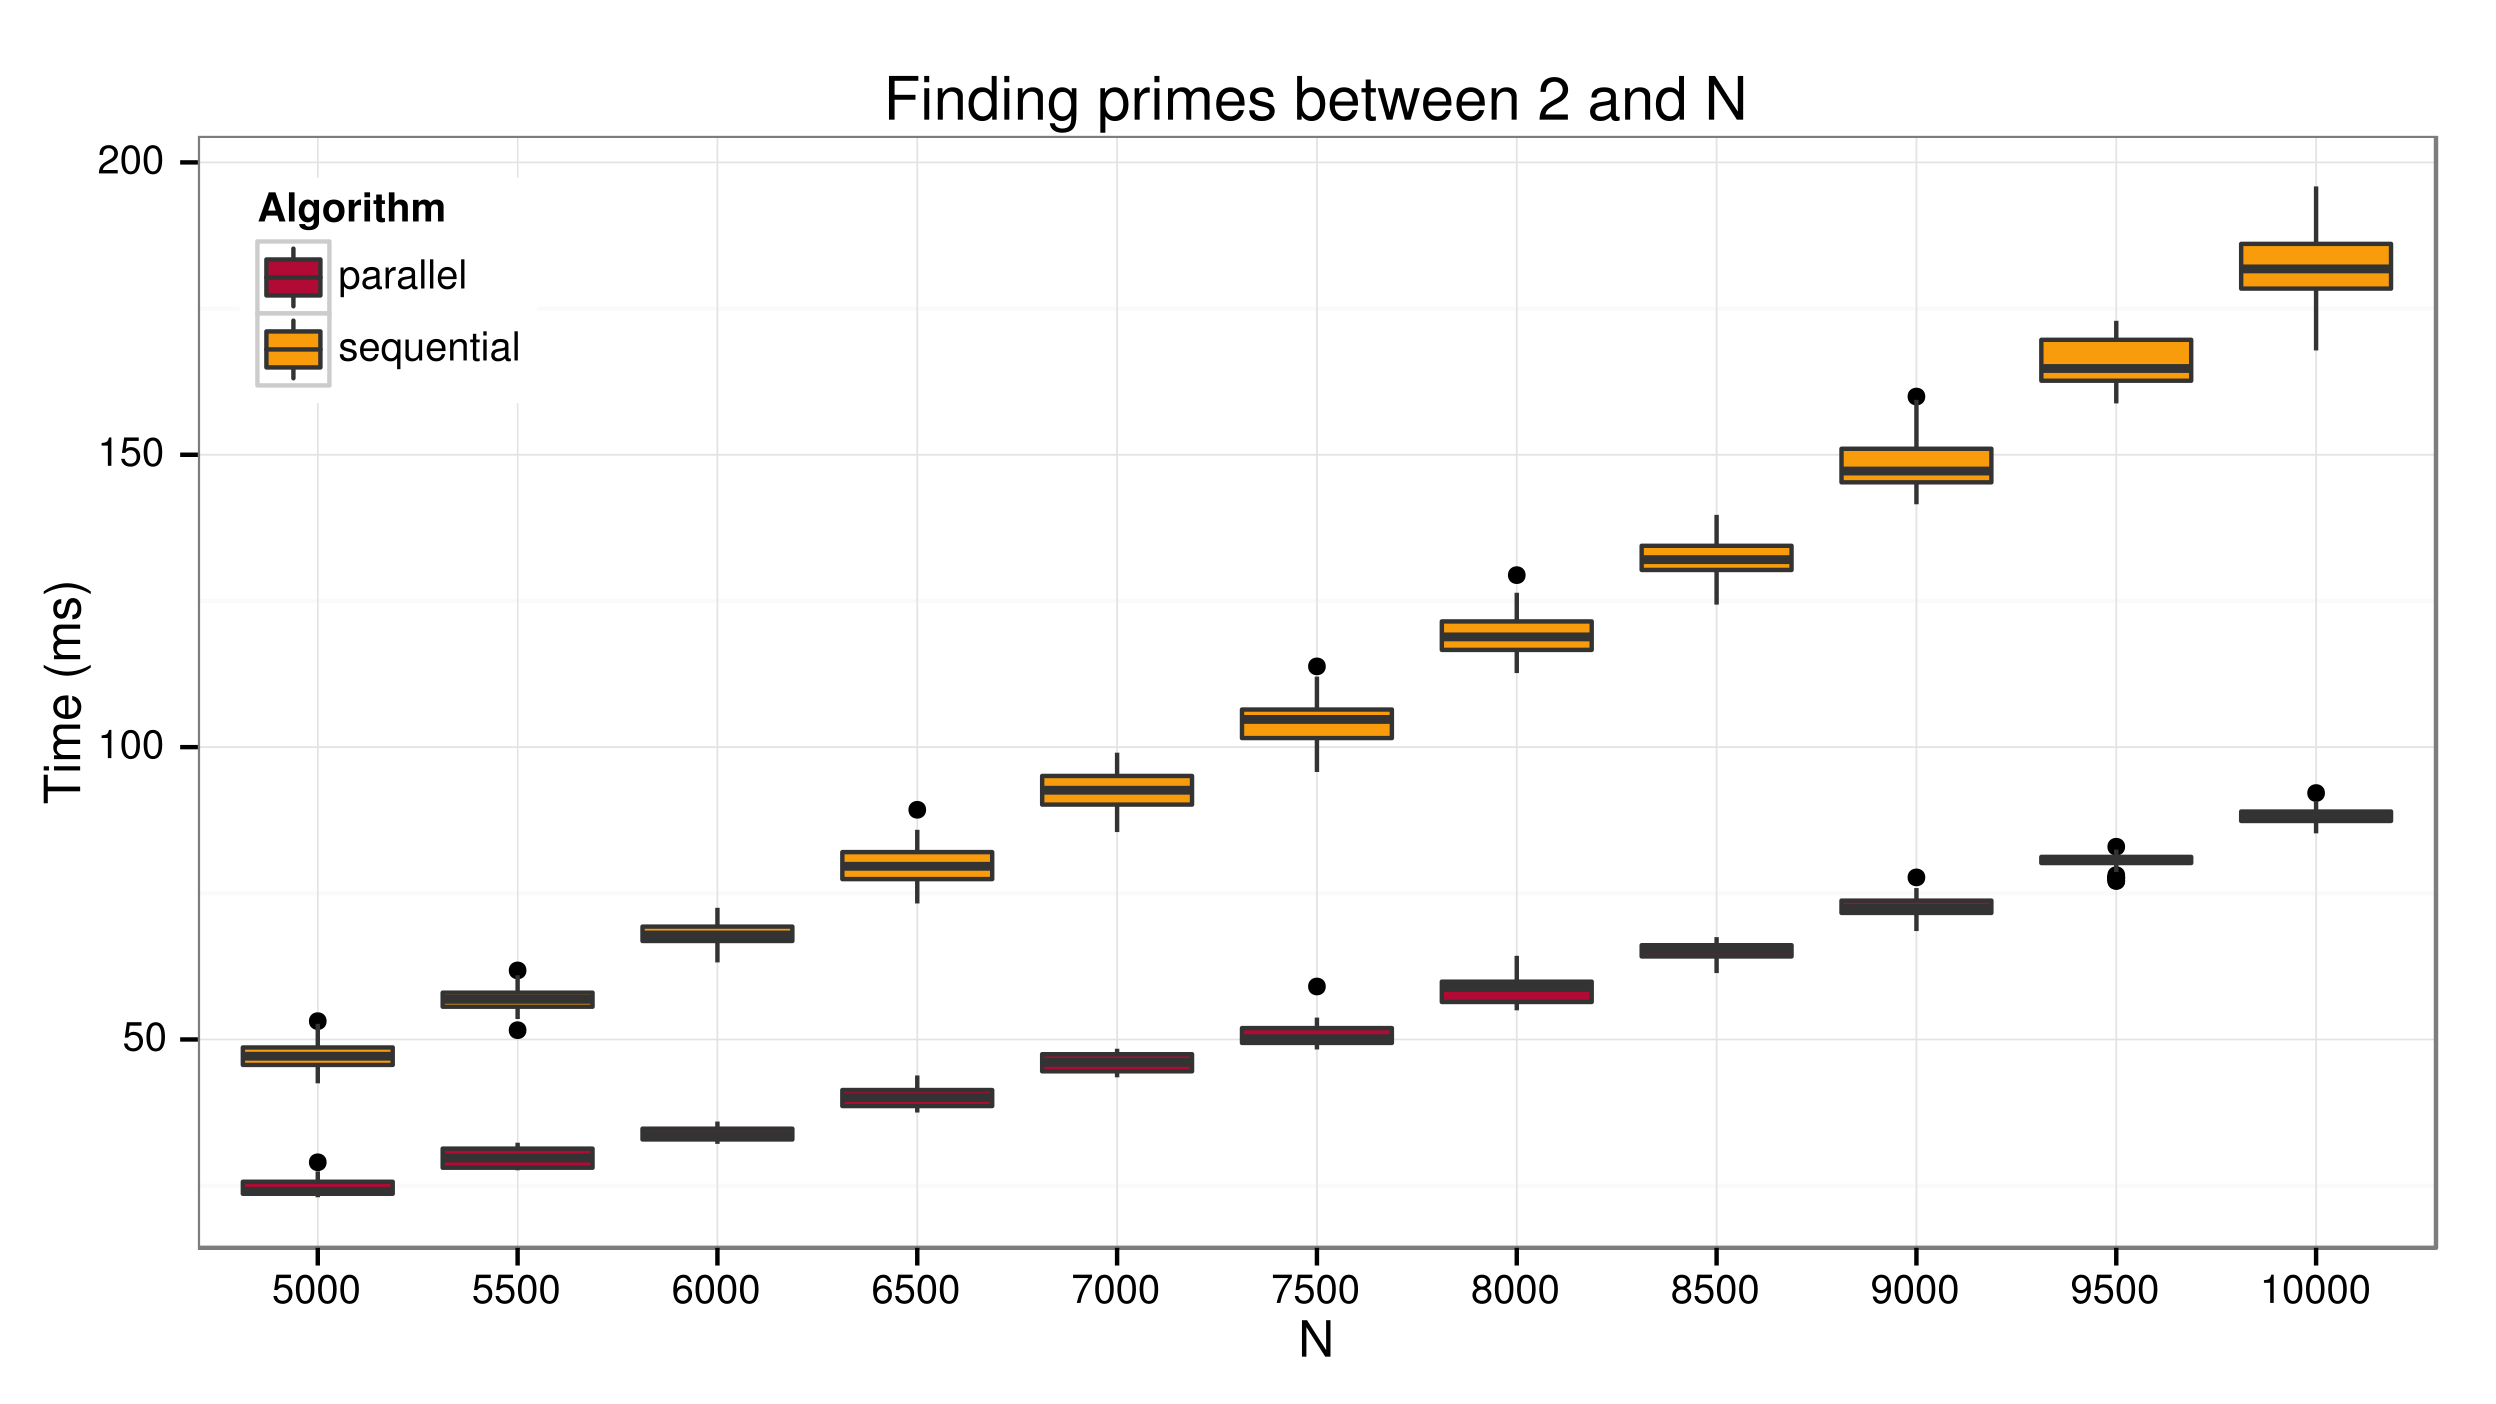

Source code (R):
# do not forget to set workdir to sourcedir

# imports
library(ggplot2)

# load csv file
# format is N;Time;Tag
# N    ... Array size whereas the array contains all integer values from 2 to N
# Time ... Duration of the computation in microseconds
# Tag  ... Computation took place in parallel or sequential
pbench  <- read.csv("./pbench_5000_10000_500_50.csv", sep=";")

# convert N to factor
pbench$N <- as.factor(pbench$N)

# convert Time to milliseconds since numbers are unpleasantly big
pbench$Time <- pbench$Time / 1000

# define color palette for plot
fillcolors <- c("#B00C36", "#F89C0E")

# generate plot
plot <- ggplot(pbench, aes(x=N, y=Time, fill=Tag)) +
  ggtitle("Finding primes between 2 and N") +
  theme_bw() +
  theme(legend.justification=c(0,1), legend.position=c(0,1)) +
  scale_fill_manual(values=fillcolors) +
  geom_boxplot(position="identity") +
  ylab("Time (ms)") +
  labs(fill="Algorithm")

# show plot
plot
